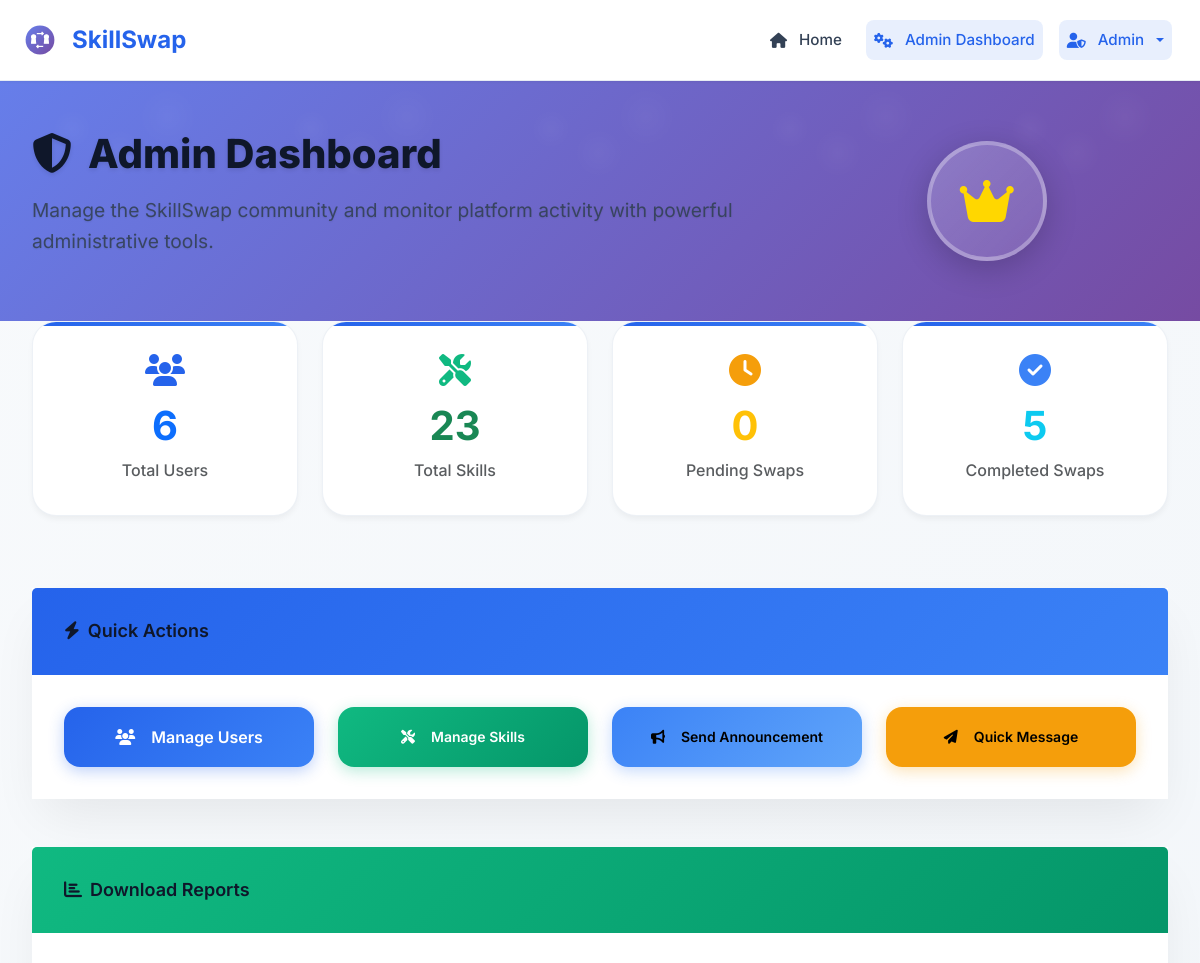
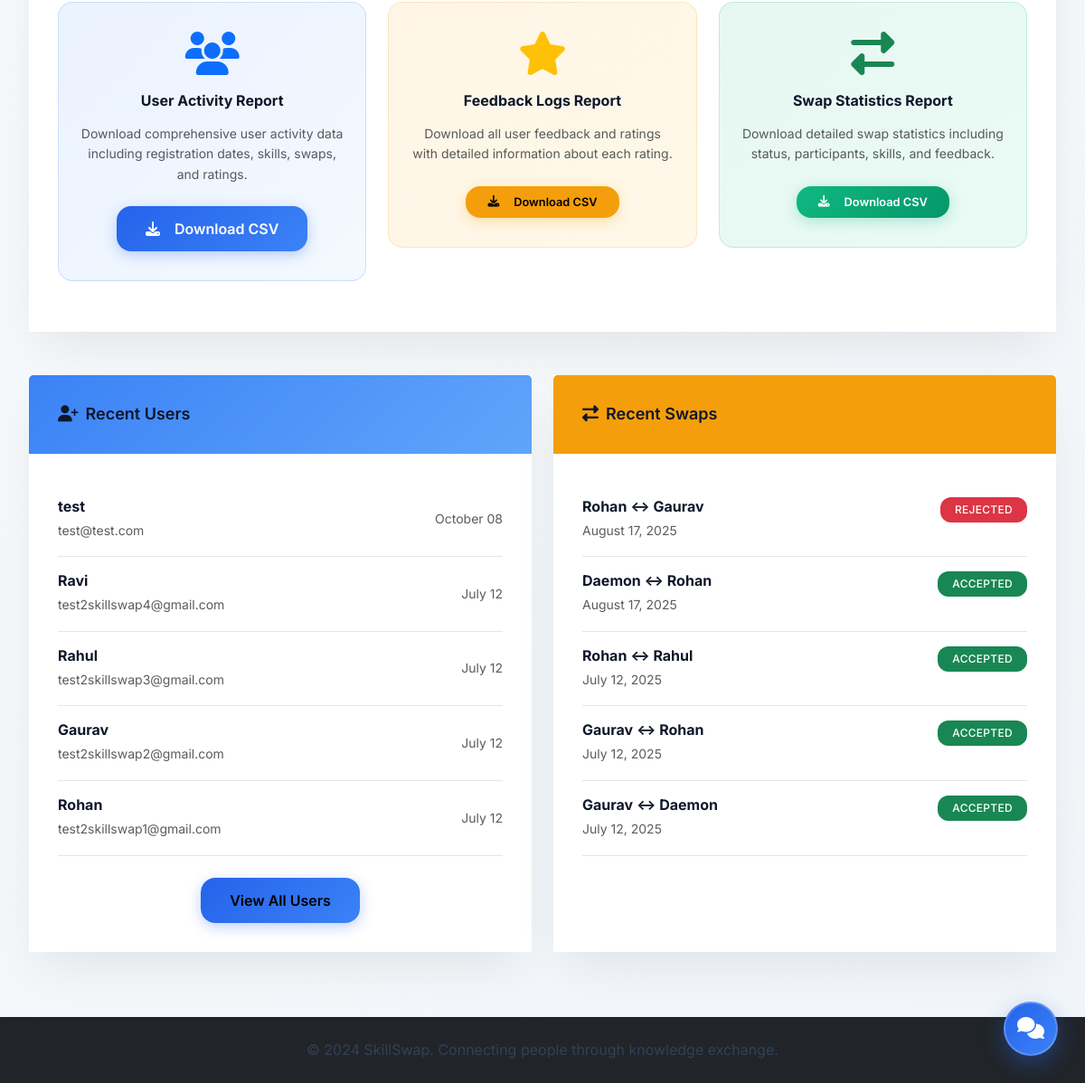
The page /admin (signed in) on the database its author committed (2 pictures, top to bottom).
### tables this page shows
CREATE TABLE users (
            id INTEGER PRIMARY KEY AUTOINCREMENT,
            email TEXT UNIQUE NOT NULL,
            password_hash TEXT NOT NULL,
            name TEXT NOT NULL,
            location TEXT,
            profile_photo TEXT,
            availability TEXT,
            is_public INTEGER DEFAULT 1,
            is_admin INTEGER DEFAULT 0,
            is_banned INTEGER DEFAULT 0,
            created_at TIMESTAMP DEFAULT CURRENT_TIMESTAMP
        , bio TEXT, is_under_supervision INTEGER DEFAULT 0, availability_start TEXT, availability_end TEXT);

CREATE TABLE swap_requests (
            id INTEGER PRIMARY KEY AUTOINCREMENT,
            requester_id INTEGER,
            provider_id INTEGER,
            offered_skill_id INTEGER,
            wanted_skill_id INTEGER,
            status TEXT DEFAULT 'pending', -- 'pending', 'accepted', 'rejected', 'cancelled'
            message TEXT,
            created_at TIMESTAMP DEFAULT CURRENT_TIMESTAMP,
            FOREIGN KEY (requester_id) REFERENCES users (id),
            FOREIGN KEY (provider_id) REFERENCES users (id),
            FOREIGN KEY (offered_skill_id) REFERENCES skills (id),
            FOREIGN KEY (wanted_skill_id) REFERENCES skills (id)
        );

### skill_swap_app.py (the view)
@app.route('/admin')
@admin_required
def admin_dashboard():
    conn = get_db()
    stats = {}
    stats['total_users'] = conn.execute('SELECT COUNT(*) as count FROM users WHERE is_admin = 0').fetchone()['count']
    stats['total_skills'] = conn.execute('SELECT COUNT(*) as count FROM skills WHERE is_rejected = 0').fetchone()['count']
    stats['pending_swaps'] = conn.execute('SELECT COUNT(*) as count FROM swap_requests WHERE status = "pending"').fetchone()['count']
    stats['completed_swaps'] = conn.execute('SELECT COUNT(*) as count FROM swap_requests WHERE status = "accepted"').fetchone()['count']
    recent_users = conn.execute('SELECT * FROM users WHERE is_admin = 0 ORDER BY created_at DESC LIMIT 5').fetchall()
    recent_swaps = conn.execute('''
        SELECT sr.*, u1.name as requester_name, u2.name as provider_name
        FROM swap_requests sr
        JOIN users u1 ON sr.requester_id = u1.id
        JOIN users u2 ON sr.provider_id = u2.id
        ORDER BY sr.created_at DESC LIMIT 5
    ''').fetchall()
    users = conn.execute('''
        SELECT id, name, email FROM users
        WHERE is_admin = 0 AND is_banned = 0
        ORDER BY name ASC
    ''').fetchall()
    conn.close()
    recent_users = convert_rows_datetimes(recent_users)
    recent_swaps = convert_rows_datetimes(recent_swaps)
    return render_template('admin_dashboard.html', stats=stats, recent_users=recent_users, recent_swaps=recent_swaps, users=users)

### templates/admin_dashboard.html (shortened to what this page needs)
{% extends "base.html" %}
{% block content %}
<section class="dashboard-hero">
    <div class="container">
        <div class="row align-items-center">
            <div class="col-lg-8">
                <div class="hero-content">
                    <h1 class="hero-title">
                        <i class="fas fa-shield-alt me-3"></i>Admin Dashboard
                    </h1>
                    <p class="hero-subtitle">
                        Manage the SkillSwap community and monitor platform activity with powerful administrative tools.
                    </p>
                </div>
            </div>
            <div class="col-lg-4 text-center">
                <div class="hero-avatar">
                    <div class="avatar-img d-flex align-items-center justify-content-center" style="background: linear-gradient(135deg, rgba(255,255,255,0.2), rgba(255,255,255,0.1)); width: 120px; height: 120px; border-radius: 50%; margin: 0 auto;">
                        <i class="fas fa-crown" style="font-size: 3rem; color: #ffd700;"></i>
                    </div>
                </div>
            </div>
        </div>
    </div>
</section>
<div class="container">
    <div class="row mb-5">
        <div class="col-md-3 mb-4">
            <div class="stats-card text-center">
                <div class="d-flex align-items-center justify-content-center mb-3">
                    <i class="fas fa-users" style="font-size: 2rem; color: var(--primary);"></i>
                </div>
                <h3 class="display-6 fw-bold text-primary">{{ stats.total_users }}</h3>
                <p class="mb-0 text-muted">Total Users</p>
            </div>
        </div>
        <div class="col-md-3 mb-4">
            <div class="stats-card text-center">
                <div class="d-flex align-items-center justify-content-center mb-3">
                    <i class="fas fa-tools" style="font-size: 2rem; color: var(--success);"></i>
                </div>
                <h3 class="display-6 fw-bold text-success">{{ stats.total_skills }}</h3>
                <p class="mb-0 text-muted">Total Skills</p>
            </div>
        </div>
        <div class="col-md-3 mb-4">
            <div class="stats-card text-center">
                <div class="d-flex align-items-center justify-content-center mb-3">
                    <i class="fas fa-clock" style="font-size: 2rem; color: var(--warning);"></i>
                </div>
                <h3 class="display-6 fw-bold text-warning">{{ stats.pending_swaps }}</h3>
                <p class="mb-0 text-muted">Pending Swaps</p>
            </div>
        </div>
        <div class="col-md-3 mb-4">
            <div class="stats-card text-center">
                <div class="d-flex align-items-center justify-content-center mb-3">
                    <i class="fas fa-check-circle" style="font-size: 2rem; color: var(--info);"></i>
                </div>
                <h3 class="display-6 fw-bold text-info">{{ stats.completed_swaps }}</h3>
                <p class="mb-0 text-muted">Completed Swaps</p>
            </div>
        </div>
    </div>
</div>
<div class="container">
    <div class="row mb-5">
        <div class="col-12">
            <div class="card modern-search-card">
                <div class="card-header" style="background: linear-gradient(135deg, var(--primary) 0%, var(--primary-light) 100%); color: white; border: none;">
                    <h5 class="mb-0">
                        <i class="fas fa-bolt me-2"></i>Quick Actions
                    </h5>
                </div>
                <div class="card-body">
                    <div class="row g-4">
                        <div class="col-md-3">
                            <a href="{{ url_for('admin_users') }}" class="btn btn-primary w-100 modern-search-btn" style="height: 60px; display: flex; align-items: center; justify-content: center;">
                                <i class="fas fa-users me-2"></i>Manage Users
                            </a>
                        </div>
                        <div class="col-md-3">
                            <a href="{{ url_for('admin_skills') }}" class="btn btn-success w-100" style="height: 60px; display: flex; align-items: center; justify-content: center; background: linear-gradient(135deg, var(--success) 0%, #059669 100%); border: none; border-radius: var(--radius-lg); font-weight: 600; box-shadow: 0 4px 15px rgba(16, 185, 129, 0.3); transition: all 0.3s ease;">
                                <i class="fas fa-tools me-2"></i>Manage Skills
                            </a>
                        </div>
                        <div class="col-md-3">
                            <a href="{{ url_for('admin_messages') }}" class="btn btn-info w-100" style="height: 60px; display: flex; align-items: center; justify-content: center; background: linear-gradient(135deg, var(--info) 0%, #60a5fa 100%); border: none; border-radius: var(--radius-lg); font-weight: 600; box-shadow: 0 4px 15px rgba(59, 130, 246, 0.3); transition: all 0.3s ease;">
                                <i class="fas fa-bullhorn me-2"></i>Send Announcement
                            </a>
                        </div>
                        <div class="col-md-3">
                            <button class="btn btn-warning w-100" style="height: 60px; display: flex; align-items: center; justify-content: center; background: linear-gradient(135deg, var(--warning) 0%, #f59e0b 100%); border: none; border-radius: var(--radius-lg); font-weight: 600; box-shadow: 0 4px 15px rgba(245, 158, 11, 0.3); transition: all 0.3s ease;" data-bs-toggle="modal" data-bs-target="#quickMessageModal">
                                <i class="fas fa-paper-plane me-2"></i>Quick Message
                            </button>
                        </div>
                    </div>
                </div>
            </div>
        </div>
    </div>
</div>
<div class="container">
    <div class="row mb-5">
        <div class="col-12">
            <div class="card modern-search-card">
                <div class="card-header" style="background: linear-gradient(135deg, var(--success) 0%, #059669 100%); color: white; border: none;">
                    <h5 class="mb-0">
                        <i class="fas fa-chart-bar me-2"></i>Download Reports
                    </h5>
                </div>
                <div class="card-body">
                    <div class="row g-4">
                        <div class="col-md-4">
                            <div class="report-card text-center p-4" style="background: linear-gradient(135deg, rgba(59, 130, 246, 0.1), rgba(147, 197, 253, 0.1)); border: 1px solid rgba(59, 130, 246, 0.2); border-radius: var(--radius-lg); transition: all 0.3s ease;">
                                <div class="mb-3">
                                    <i class="fas fa-users fa-3x text-primary"></i>
                                </div>
                                <h6 class="mb-3 fw-bold">User Activity Report</h6>
                                <p class="text-muted small mb-4">Download comprehensive user activity data including registration dates, skills, swaps, and ratings.</p>
                                <a href="{{ url_for('download_user_activity') }}" class="btn btn-primary btn-sm modern-search-btn">
                                    <i class="fas fa-download me-2"></i>Download CSV
                                </a>
                            </div>
                        </div>
                        <div class="col-md-4">
                            <div class="report-card text-center p-4" style="background: linear-gradient(135deg, rgba(245, 158, 11, 0.1), rgba(251, 191, 36, 0.1)); border: 1px solid rgba(245, 158, 11, 0.2); border-radius: var(--radius-lg); transition: all 0.3s ease;">
                                <div class="mb-3">
                                    <i class="fas fa-star fa-3x text-warning"></i>
                                </div>
                                <h6 class="mb-3 fw-bold">Feedback Logs Report</h6>
                                <p class="text-muted small mb-4">Download all user feedback and ratings with detailed information about each rating.</p>
                                <a href="{{ url_for('download_feedback_logs') }}" class="btn btn-warning btn-sm" style="background: linear-gradient(135deg, var(--warning) 0%, #f59e0b 100%); border: none; border-radius: var(--radius-lg); font-weight: 600; box-shadow: 0 4px 15px rgba(245, 158, 11, 0.3); transition: all 0.3s ease;">
                                    <i class="fas fa-download me-2"></i>Download CSV
                                </a>
                            </div>
                        </div>
                        <div class="col-md-4">
                            <div class="report-card text-center p-4" style="background: linear-gradient(135deg, rgba(16, 185, 129, 0.1), rgba(52, 211, 153, 0.1)); border: 1px solid rgba(16, 185, 129, 0.2); border-radius: var(--radius-lg); transition: all 0.3s ease;">
                                <div class="mb-3">
                                    <i class="fas fa-exchange-alt fa-3x text-success"></i>
                                </div>
                                <h6 class="mb-3 fw-bold">Swap Statistics Report</h6>
                                <p class="text-muted small mb-4">Download detailed swap statistics including status, participants, skills, and feedback.</p>
                                <a href="{{ url_for('download_swap_stats') }}" class="btn btn-success btn-sm" style="background: linear-gradient(135deg, var(--success) 0%, #059669 100%); border: none; border-radius: var(--radius-lg); font-weight: 600; box-shadow: 0 4px 15px rgba(16, 185, 129, 0.3); transition: all 0.3s ease;">
                                    <i class="fas fa-download me-2"></i>Download CSV
                                </a>
                            </div>
                        </div>
                    </div>
                </div>
            </div>
        </div>
    </div>
</div>
<div class="container">
    <div class="row">
        <div class="col-md-6 mb-4">
            <div class="card modern-search-card h-100">
                <div class="card-header" style="background: linear-gradient(135deg, var(--info) 0%, #60a5fa 100%); color: white; border: none;">
                    <h5 class="mb-0">
                        <i class="fas fa-user-plus me-2"></i>Recent Users
                    </h5>
                </div>
                <div class="card-body">
                    {% if recent_users %}
                        <div class="list-group list-group-flush">
                            {% for user in recent_users %}
                            <div class="list-group-item d-flex justify-content-between align-items-center" style="border: none; border-bottom: 1px solid rgba(0,0,0,0.1); padding: 1rem 0;">
                                <div>
                                    <h6 class="mb-1 fw-bold">{{ user.name }}</h6>
                                    <small class="text-muted">{{ user.email }}</small>
                                </div>
                                <div class="text-end">
                                    <small class="text-muted d-block">{{ user.created_at.strftime('%B %d') }}</small>
                                </div>
                            </div>
                            {% endfor %}
                        </div>
                        <div class="text-center mt-4">
                            <a href="{{ url_for('admin_users') }}" class="btn btn-info btn-sm modern-search-btn">
                                View All Users
                            </a>
                        </div>
                    {% else %}
                        <div class="text-center text-muted py-5">
                            <i class="fas fa-users fa-3x mb-3 opacity-50"></i>
                            <p>No recent user activity</p>
                        </div>
                    {% endif %}
                </div>
            </div>
        </div>
        <div class="col-md-6 mb-4">
            <div class="card modern-search-card h-100">
                <div class="card-header" style="background: linear-gradient(135deg, var(--warning) 0%, #f59e0b 100%); color: white; border: none;">
                    <h5 class="mb-0">
                        <i class="fas fa-exchange-alt me-2"></i>Recent Swaps
                    </h5>
                </div>
                <div class="card-body">
                    {% if recent_swaps %}
                        <div class="list-group list-group-flush">
                            {% for swap in recent_swaps %}
                            <div class="list-group-item" style="border: none; border-bottom: 1px solid rgba(0,0,0,0.1); padding: 1rem 0;">
                                <div class="d-flex justify-content-between align-items-start">
                                    <div>
                                        <h6 class="mb-1 fw-bold">{{ swap.requester_name }} ↔ {{ swap.provider_name }}</h6>
                                        <small class="text-muted">{{ swap.created_at.strftime('%B %d, %Y') }}</small>
                                    </div>
                                    <span class="badge bg-{{ 'success' if swap.status == 'accepted' else 'warning' if swap.status == 'pending' else 'danger' }}" style="border-radius: var(--radius-md);">
                                        {{ swap.status.title() }}
                                    </span>
                                </div>
                            </div>
                            {% endfor %}
                        </div>
                    {% else %}
                        <div class="text-center text-muted py-5">
                            <i class="fas fa-exchange-alt fa-3x mb-3 opacity-50"></i>
                            <p>No recent swap activity</p>
                        </div>
                    {% endif %}
                </div>
            </div>
        </div>
    </div>
</div>
{% endblock %}

### rows shown on the page
users: name "test", email "test@test.com", created_at "October 08"
users: name "Ravi", email "test2skillswap4@gmail.com", created_at "July 12"
users: name "Rahul", email "test2skillswap3@gmail.com", created_at "July 12"
users: name "Gaurav", email "test2skillswap2@gmail.com", created_at "July 12"
users: name "Rohan", email "test2skillswap1@gmail.com", created_at "July 12"
swap_requests: requester_name "Rohan", provider_name "Gaurav", created_at "August 17, 2025", status "REJECTED"
swap_requests: requester_name "Daemon", provider_name "Rohan", created_at "August 17, 2025", status "ACCEPTED"
swap_requests: requester_name "Rohan", provider_name "Rahul", created_at "July 12, 2025", status "ACCEPTED"
swap_requests: requester_name "Gaurav", provider_name "Rohan", created_at "July 12, 2025", status "ACCEPTED"
swap_requests: requester_name "Gaurav", provider_name "Daemon", created_at "July 12, 2025", status "ACCEPTED"

### other values the page prints
{{ stats.total_users }} "6"
{{ stats.total_skills }} "23"
{{ stats.pending_swaps }} "0"
{{ stats.completed_swaps }} "5"
